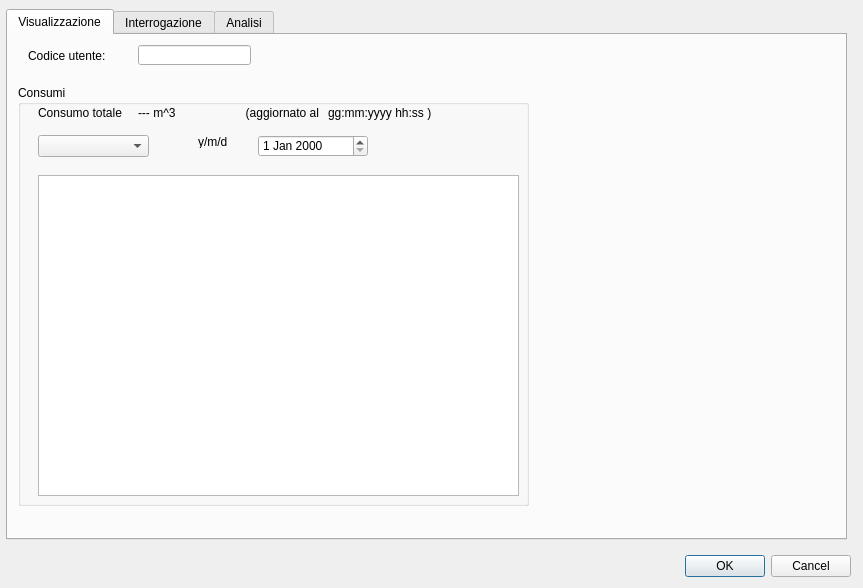
<?xml version="1.0" encoding="UTF-8"?>
<ui version="4.0">
 <class>ConsumptionsWindow</class>
 <widget class="QDialog" name="ConsumptionsWindow">
  <property name="geometry">
   <rect>
    <x>0</x>
    <y>0</y>
    <width>863</width>
    <height>588</height>
   </rect>
  </property>
  <property name="windowTitle">
   <string>Consumi idrici</string>
  </property>
  <widget class="QDialogButtonBox" name="buttonBox">
   <property name="geometry">
    <rect>
     <x>510</x>
     <y>550</y>
     <width>341</width>
     <height>32</height>
    </rect>
   </property>
   <property name="orientation">
    <enum>Qt::Horizontal</enum>
   </property>
   <property name="standardButtons">
    <set>QDialogButtonBox::Cancel|QDialogButtonBox::Ok</set>
   </property>
  </widget>
  <widget class="QTabWidget" name="tabWidget">
   <property name="geometry">
    <rect>
     <x>6</x>
     <y>9</y>
     <width>841</width>
     <height>531</height>
    </rect>
   </property>
   <property name="currentIndex">
    <number>0</number>
   </property>
   <widget class="QWidget" name="viewTab">
    <attribute name="title">
     <string>Visualizzazione</string>
    </attribute>
    <widget class="QLabel" name="label">
     <property name="geometry">
      <rect>
       <x>20</x>
       <y>10</y>
       <width>91</width>
       <height>21</height>
      </rect>
     </property>
     <property name="text">
      <string>Codice utente:</string>
     </property>
    </widget>
    <widget class="QGroupBox" name="groupBox">
     <property name="geometry">
      <rect>
       <x>10</x>
       <y>50</y>
       <width>511</width>
       <height>421</height>
      </rect>
     </property>
     <property name="title">
      <string>Consumi</string>
     </property>
     <widget class="QLabel" name="label_2">
      <property name="geometry">
       <rect>
        <x>20</x>
        <y>20</y>
        <width>101</width>
        <height>16</height>
       </rect>
      </property>
      <property name="text">
       <string>Consumo totale</string>
      </property>
     </widget>
     <widget class="QLabel" name="totalConsumption">
      <property name="geometry">
       <rect>
        <x>120</x>
        <y>20</y>
        <width>81</width>
        <height>16</height>
       </rect>
      </property>
      <property name="text">
       <string>--- m^3</string>
      </property>
     </widget>
     <widget class="QLabel" name="label_3">
      <property name="geometry">
       <rect>
        <x>210</x>
        <y>20</y>
        <width>91</width>
        <height>16</height>
       </rect>
      </property>
      <property name="text">
       <string>(aggiornato al</string>
      </property>
      <property name="alignment">
       <set>Qt::AlignRight|Qt::AlignTrailing|Qt::AlignVCenter</set>
      </property>
     </widget>
     <widget class="QLabel" name="lastUpdated">
      <property name="geometry">
       <rect>
        <x>310</x>
        <y>20</y>
        <width>111</width>
        <height>16</height>
       </rect>
      </property>
      <property name="text">
       <string>gg:mm:yyyy hh:ss )</string>
      </property>
     </widget>
     <widget class="QComboBox" name="histogramModeCombo">
      <property name="geometry">
       <rect>
        <x>20</x>
        <y>50</y>
        <width>111</width>
        <height>22</height>
       </rect>
      </property>
      <property name="currentText">
       <string/>
      </property>
     </widget>
     <widget class="QLabel" name="histogramModeLabel">
      <property name="geometry">
       <rect>
        <x>180</x>
        <y>50</y>
        <width>46</width>
        <height>13</height>
       </rect>
      </property>
      <property name="text">
       <string>y/m/d</string>
      </property>
     </widget>
     <widget class="QDateEdit" name="histogramDate">
      <property name="geometry">
       <rect>
        <x>240</x>
        <y>50</y>
        <width>110</width>
        <height>22</height>
       </rect>
      </property>
     </widget>
     <widget class="QGraphicsView" name="graphicsView">
      <property name="geometry">
       <rect>
        <x>20</x>
        <y>90</y>
        <width>481</width>
        <height>321</height>
       </rect>
      </property>
     </widget>
    </widget>
    <widget class="QLineEdit" name="userID">
     <property name="geometry">
      <rect>
       <x>130</x>
       <y>10</y>
       <width>113</width>
       <height>20</height>
      </rect>
     </property>
    </widget>
   </widget>
   <widget class="QWidget" name="queryTab">
    <attribute name="title">
     <string>Interrogazione</string>
    </attribute>
    <widget class="QLabel" name="label_4">
     <property name="geometry">
      <rect>
       <x>30</x>
       <y>20</y>
       <width>91</width>
       <height>21</height>
      </rect>
     </property>
     <property name="text">
      <string>Codice utente:</string>
     </property>
    </widget>
    <widget class="QLabel" name="label_5">
     <property name="geometry">
      <rect>
       <x>180</x>
       <y>60</y>
       <width>91</width>
       <height>21</height>
      </rect>
     </property>
     <property name="text">
      <string>---</string>
     </property>
    </widget>
    <widget class="QGroupBox" name="groupBox_2">
     <property name="geometry">
      <rect>
       <x>50</x>
       <y>100</y>
       <width>261</width>
       <height>141</height>
      </rect>
     </property>
     <property name="title">
      <string>Consumo medio</string>
     </property>
     <widget class="QLabel" name="label_6">
      <property name="geometry">
       <rect>
        <x>10</x>
        <y>20</y>
        <width>91</width>
        <height>21</height>
       </rect>
      </property>
      <property name="text">
       <string>Orario</string>
      </property>
     </widget>
     <widget class="QLabel" name="hourConsumption">
      <property name="geometry">
       <rect>
        <x>110</x>
        <y>20</y>
        <width>91</width>
        <height>21</height>
       </rect>
      </property>
      <property name="text">
       <string>n.d.</string>
      </property>
     </widget>
     <widget class="QLabel" name="dayConsumption">
      <property name="geometry">
       <rect>
        <x>110</x>
        <y>40</y>
        <width>91</width>
        <height>21</height>
       </rect>
      </property>
      <property name="text">
       <string>n.d.</string>
      </property>
     </widget>
     <widget class="QLabel" name="label_7">
      <property name="geometry">
       <rect>
        <x>10</x>
        <y>40</y>
        <width>91</width>
        <height>21</height>
       </rect>
      </property>
      <property name="text">
       <string>Giornaliero</string>
      </property>
     </widget>
     <widget class="QLabel" name="weekConsumption">
      <property name="geometry">
       <rect>
        <x>110</x>
        <y>60</y>
        <width>91</width>
        <height>21</height>
       </rect>
      </property>
      <property name="text">
       <string>n.d.</string>
      </property>
     </widget>
     <widget class="QLabel" name="label_9">
      <property name="geometry">
       <rect>
        <x>10</x>
        <y>60</y>
        <width>91</width>
        <height>21</height>
       </rect>
      </property>
      <property name="text">
       <string>Settimanale</string>
      </property>
     </widget>
     <widget class="QLabel" name="monthConsumption">
      <property name="geometry">
       <rect>
        <x>110</x>
        <y>80</y>
        <width>91</width>
        <height>21</height>
       </rect>
      </property>
      <property name="text">
       <string>n.d.</string>
      </property>
     </widget>
     <widget class="QLabel" name="label_11">
      <property name="geometry">
       <rect>
        <x>10</x>
        <y>80</y>
        <width>91</width>
        <height>21</height>
       </rect>
      </property>
      <property name="text">
       <string>Mensile</string>
      </property>
     </widget>
    </widget>
    <widget class="QLineEdit" name="userID_2">
     <property name="geometry">
      <rect>
       <x>140</x>
       <y>20</y>
       <width>113</width>
       <height>20</height>
      </rect>
     </property>
    </widget>
    <widget class="QLabel" name="label_8">
     <property name="geometry">
      <rect>
       <x>50</x>
       <y>60</y>
       <width>111</width>
       <height>21</height>
      </rect>
     </property>
     <property name="text">
      <string>Consumo nel periodo</string>
     </property>
    </widget>
   </widget>
   <widget class="QWidget" name="analysisTab">
    <attribute name="title">
     <string>Analisi</string>
    </attribute>
   </widget>
  </widget>
 </widget>
 <resources/>
 <connections>
  <connection>
   <sender>buttonBox</sender>
   <signal>accepted()</signal>
   <receiver>ConsumptionsWindow</receiver>
   <slot>accept()</slot>
   <hints>
    <hint type="sourcelabel">
     <x>248</x>
     <y>254</y>
    </hint>
    <hint type="destinationlabel">
     <x>157</x>
     <y>274</y>
    </hint>
   </hints>
  </connection>
  <connection>
   <sender>buttonBox</sender>
   <signal>rejected()</signal>
   <receiver>ConsumptionsWindow</receiver>
   <slot>reject()</slot>
   <hints>
    <hint type="sourcelabel">
     <x>316</x>
     <y>260</y>
    </hint>
    <hint type="destinationlabel">
     <x>286</x>
     <y>274</y>
    </hint>
   </hints>
  </connection>
 </connections>
</ui>
